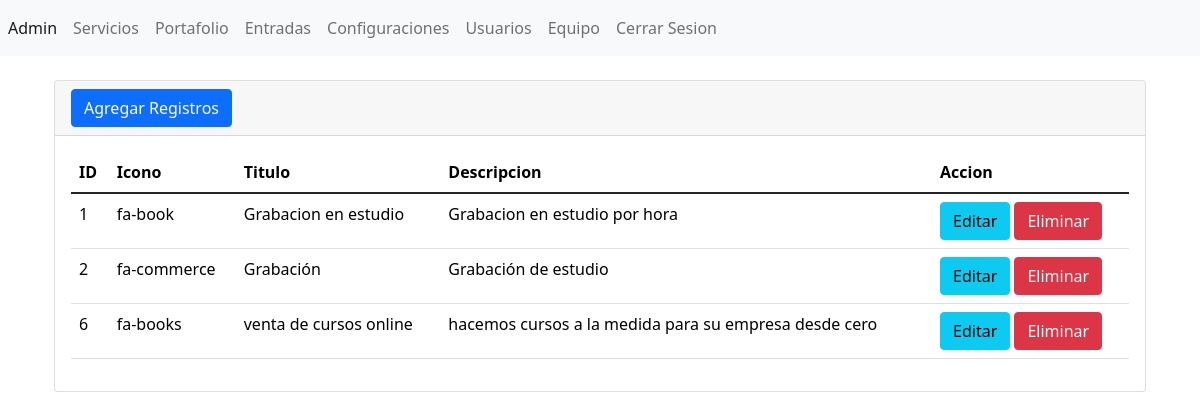
/admin/secciones/servicios/index.php, run on the app's committed database.
### tables this page shows
CREATE TABLE `tbl_servicios` (
  `ID` int(11) NOT NULL,
  `icono` varchar(255) NOT NULL,
  `titulo` varchar(255) NOT NULL,
  `descripcion` varchar(255) NOT NULL
);

### admin/secciones/servicios/index.php (the view, shortened to what this page needs)
<?php
include("../../bd.php");
 $sentencia=$conexion->prepare("SELECT * FROM `tbl_servicios`");
 $sentencia->execute();
 $lista_servicios=$sentencia->fetchALL(PDO::FETCH_ASSOC);
include("../../templates/header.php"); ?>
<div class="card">
    <div class="card-header">
    <a name="" id="" class="btn btn-primary" href="crear.php" role="button">Agregar Registros</a>
    </div>
    <div class="card-body">
        <div class="table-responsive">
            <table class="table">
                <thead>
                    <tr>
                        <th scope="col">ID</th>
                        <th scope="col">Icono</th>
                        <th scope="col">Titulo</th>
                        <th scope="col">Descripcion</th>
                        <th scope="col">Accion</th>
                    </tr>
                </thead>
                <tbody>
                    <?php foreach($lista_servicios as $registros){ ?>
                    <tr class="">
                        <td><?php echo $registros ['ID'] ?></td>
                        <td><?php echo $registros ['icono'] ?></td>
                        <td><?php echo $registros ['titulo'] ?></td>
                        <td><?php echo $registros ['descripcion'] ?></td>
                        <td>
                            <a name="" id="" class="btn btn-info" href="editar.php?txtID=<?php echo $registros['ID'] ?>" role="button">Editar</a>
                            <a name="" id="" class="btn btn-danger" href="index.php?txtID=<?php echo $registros['ID'] ?>" role="button">Eliminar</a>
                        </td>
                    </tr>
                    <?php } ?>
                </tbody>
            </table>
        </div>
    </div>
</div>
<?php include("../../templates/footer.php"); ?>

### admin/templates/header.php (shortened to what this page needs)
<?php $url_base="http://localhost:8080/website/admin/"; ?>
<!doctype html>
<html lang="en">
    <head>
        <link
            href="https://cdn.jsdelivr.net/npm/bootstrap@5.3.2/dist/css/bootstrap.min.css"
            rel="stylesheet"
        />
    <link href="https://cdn.jsdelivr.net/npm/bootstrap@5.1.3/dist/css/bootstrap.min.css" rel="stylesheet">
<link href="https://cdn.jsdelivr.net/npm/summernote@0.8.18/dist/summernote.min.css" rel="stylesheet">
<link href="https://cdn.jsdelivr.net/npm/summernote@0.8.18/dist/summernote-lite.min.css" rel="stylesheet">
    </head>
    <body>
        <header>
            <nav class="navbar navbar-expand navbar-light bg-light">
                <div class="nav navbar-nav">
                    <a class="nav-item nav-link active" href="<?php echo $url_base;?>" aria-current="page"
                        >Admin <span class="visually-hidden">(current)</span></a>
                    <a class="nav-item nav-link" href="<?php echo $url_base;?>secciones/servicios/">Servicios</a>
                    <a class="nav-item nav-link" href="<?php echo $url_base;?>secciones/portafolio/">Portafolio</a>
                    <a class="nav-item nav-link" href="<?php echo $url_base;?>secciones/entradas/">Entradas</a>
                    <a class="nav-item nav-link" href="<?php echo $url_base;?>secciones/configuraciones/">Configuraciones</a>
                    <a class="nav-item nav-link" href="<?php echo $url_base;?>secciones/usuarios/">Usuarios</a>
                    <a class="nav-item nav-link" href="<?php echo $url_base;?>secciones/equipo/">Equipo</a>
                    <a class="nav-item nav-link" href="<?php echo $url_base;?>login.php">Cerrar Sesion</a>
                </div>
            </nav>
        </header>
        <main class="container">
            <br/>

### admin/templates/footer.php (shortened to what this page needs)
</main>
    </body>
</html>

### data on the page
tbl_servicios: ID "1", icono "fa-book", titulo "Grabacion en estudio", descripcion "Grabacion en estudio por hora"
tbl_servicios: ID "2", icono "fa-commerce", titulo "Grabación", descripcion "Grabación de estudio"
tbl_servicios: ID "6", icono "fa-books", titulo "venta de cursos online", descripcion "hacemos cursos a la medida para su empresa desde cero"
